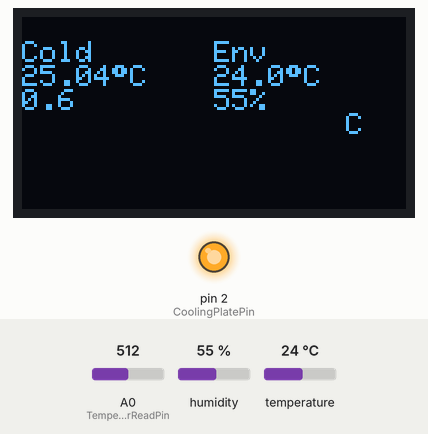
Bench run of a sketch on a simulated Arduino Uno, built with avr-gcc and run on an emulated ATmega328P. Shown: 128×64 one-colour display, output pins drawn as LEDs (lit = HIGH). The test bench sets the inputs (shaded band); at power-on: A0 (TemperatureSensorReadPin) = 512, humidity 55 %, temperature 24 °C. Pins used as bus, display or sensor lines are not drawn.

Above: at 1.2 s.
1.3 s: A0 (TemperatureSensorReadPin) set to 403
At 2.1 s:
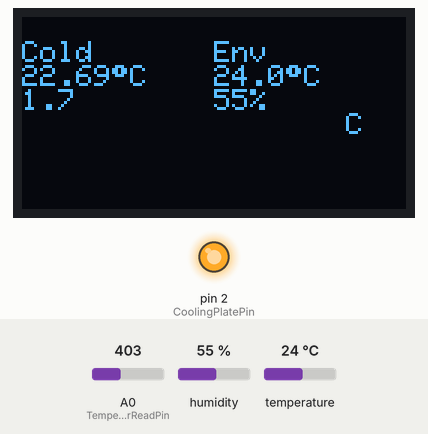
3.2 s: A0 (TemperatureSensorReadPin) set to 375
At 6.5 s:
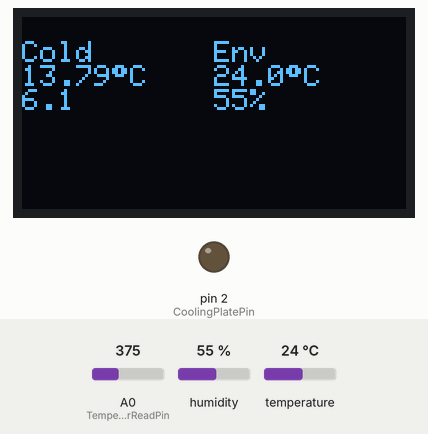
9.2 s: humidity set to 22 %
At 11.4 s:
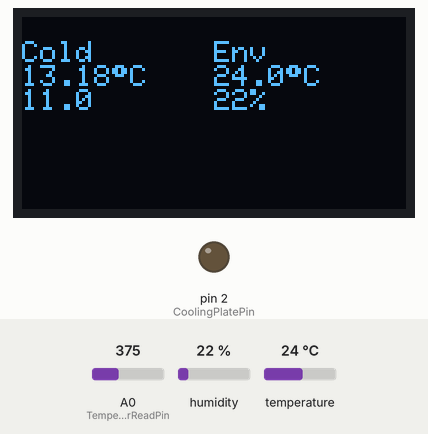
12.5 s: A0 (TemperatureSensorReadPin) set to 432
At 13.0 s:
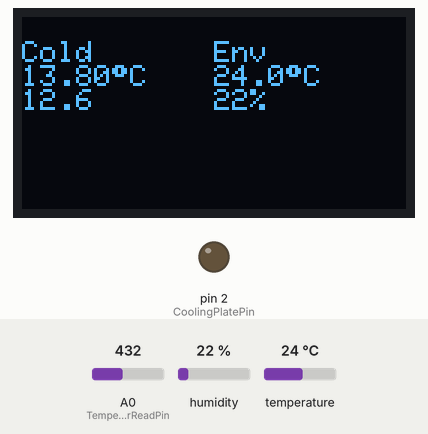
14.1 s: A0 (TemperatureSensorReadPin) set to 449
At 15.3 s:
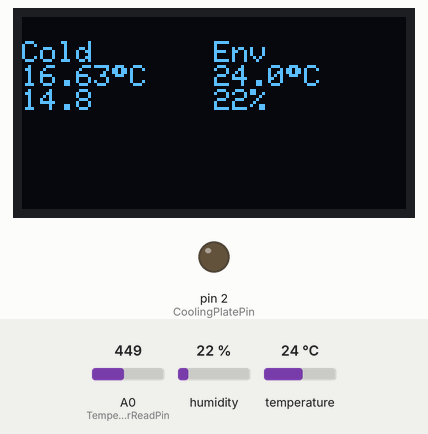
15.8 s: temperature set to 12 °C
At 18.0 s:
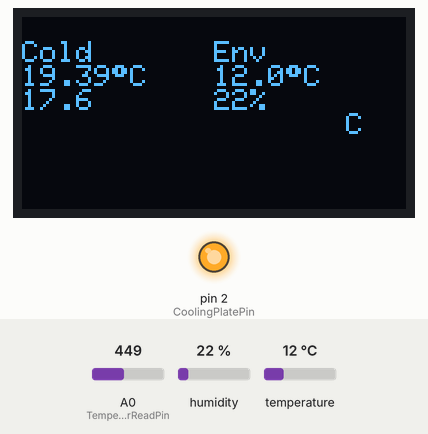
Timing chart, 0 to 19.5 s (numbered marks = the images above; inputs shaded):
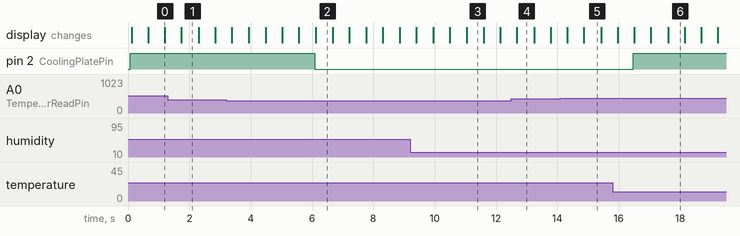

The sketch:

Control.ino
```cpp
#include <Wire.h>
#include <Adafruit_GFX.h>
#include <Adafruit_SSD1306.h>

#include <DHT.h>

constexpr uint32_t DisplayAddr = 0x3C;

constexpr int TemperatureSensorReadPin = A0;
constexpr int SensorsPowerPin = 13;
constexpr int CoolingPlatePin = 2;

constexpr int DhtPin = 9;

Adafruit_SSD1306& GetDisplay()
{
  constexpr uint32_t ScreenWidth = 128;
  constexpr uint32_t ScreenHeight = 64;
  constexpr int OledReset = -1;

  // Declaration for an SSD1306 display connected to I2C (SDA, SCL pins)
  static Adafruit_SSD1306 display(ScreenWidth, ScreenHeight, &Wire, OledReset);
  return display;
}

DHT& GetDht()
{
  constexpr uint32_t DhtType = DHT11;
  static DHT dht(DhtPin, DhtType);
  return dht;
}

float CalcTemperature(int temperature_sensor)
{
  constexpr float Voltage = 5;
  constexpr int AdcLevels = 1023;
  constexpr int RNominal = 10 * 1000;
  constexpr int Beta = 3950;
  constexpr int RSeries = 10 * 1000;
  constexpr float Kelvin0 = 273.15;
  constexpr float TNominal = 25 + Kelvin0;

  float vi = temperature_sensor * (Voltage / AdcLevels);
  float r = (Voltage - vi) * RSeries / vi;
  float temperature =  1 / (1 / TNominal + log(r / RNominal) / Beta) - Kelvin0;

  constexpr int HistoryLength = 8;
  static float temperature_history[HistoryLength];
  static int temperature_history_size = 0;
  static int temperature_history_write_index = 0;

  temperature_history[temperature_history_write_index] = temperature;
  temperature_history_write_index = (temperature_history_write_index + 1) % HistoryLength;
  temperature_history_size = min(temperature_history_size + 1, HistoryLength);

  float avg = 0;
  for (uint32_t i = 0; i < temperature_history_size; ++i)
  {
    avg += temperature_history[i];
  }
  avg /= temperature_history_size;

  return avg;
}

bool TriggerState(float value, float lower_bound, float upper_bound, bool curr_state)
{
  if (curr_state)
  {
    if (value <= lower_bound)
    {
      curr_state = false;
    }
  }
  else
  {
    if (value > upper_bound)
    {
      curr_state = true;
    }
  }

  return curr_state;
}

void setup()
{
  Adafruit_SSD1306& display = GetDisplay();
  DHT& dht = GetDht();

  Serial.begin(9600);
  if (!display.begin(SSD1306_SWITCHCAPVCC, DisplayAddr)) {
    Serial.println("SSD1306 allocation failed");
    for (;;)
    {
    }
  }

  dht.begin();

  display.clearDisplay();
  display.setTextSize(1);
  display.setTextColor(WHITE);
  display.dim(true);
  display.display();

  pinMode(CoolingPlatePin, OUTPUT);
  digitalWrite(CoolingPlatePin, LOW);

  pinMode(SensorsPowerPin, OUTPUT);
  digitalWrite(SensorsPowerPin, LOW);
}

void loop()
{
  Adafruit_SSD1306& display = GetDisplay();
  DHT& dht = GetDht();

  digitalWrite(SensorsPowerPin, HIGH);
  delay(10);

  int temperature_sensor = analogRead(TemperatureSensorReadPin);

  digitalWrite(SensorsPowerPin, LOW);

  float temperature = CalcTemperature(temperature_sensor);

  display.clearDisplay();

  display.setCursor(0, 8);
  display.print("Cold");
  display.setCursor(0, 16);
  display.print(temperature);
  display.print(static_cast<char>(247));
  display.print("C");
  display.setCursor(0, 24);
  display.print(millis() / 1000.0f, 1);

  constexpr float TemperatureLowerBound = 14;
  constexpr float TemperatureUpperBound = TemperatureLowerBound + 5;
  static bool cooling_plate_on = false;
  cooling_plate_on = TriggerState(temperature, TemperatureLowerBound, TemperatureUpperBound, cooling_plate_on);
  digitalWrite(CoolingPlatePin, cooling_plate_on ? HIGH : LOW);

  if (cooling_plate_on)
  {
    display.setCursor(108, 32);
    display.print('C');
  }

  float env_temperature = dht.readTemperature();
  float env_humidity = dht.readHumidity();
  if (!isnan(env_humidity) && !isnan(env_temperature)) {
    display.setCursor(64, 8);
    display.print("Env");
    display.setCursor(64, 16);
    display.print(env_temperature, 1);
    display.print(static_cast<char>(247));
    display.print("C");
    display.setCursor(64, 24);
    display.print(round(env_humidity));
    display.print("%");
  }

  display.display();

  delay(500);
}
```

Measured:
- the behaviour switches between 385 and 384 on A0 (TemperatureSensorReadPin) (found by bisection; images 1 and 2)
- after the input at 3.2 s, pin 2 (CoolingPlatePin): HIGH → LOW after 2.9 s
- what the display in image 0 shows lasts 0.5 s, from 0.7 s to 1.2 s
- what the display in image 1 shows lasts 0.6 s, from 1.7 s to 2.3 s
